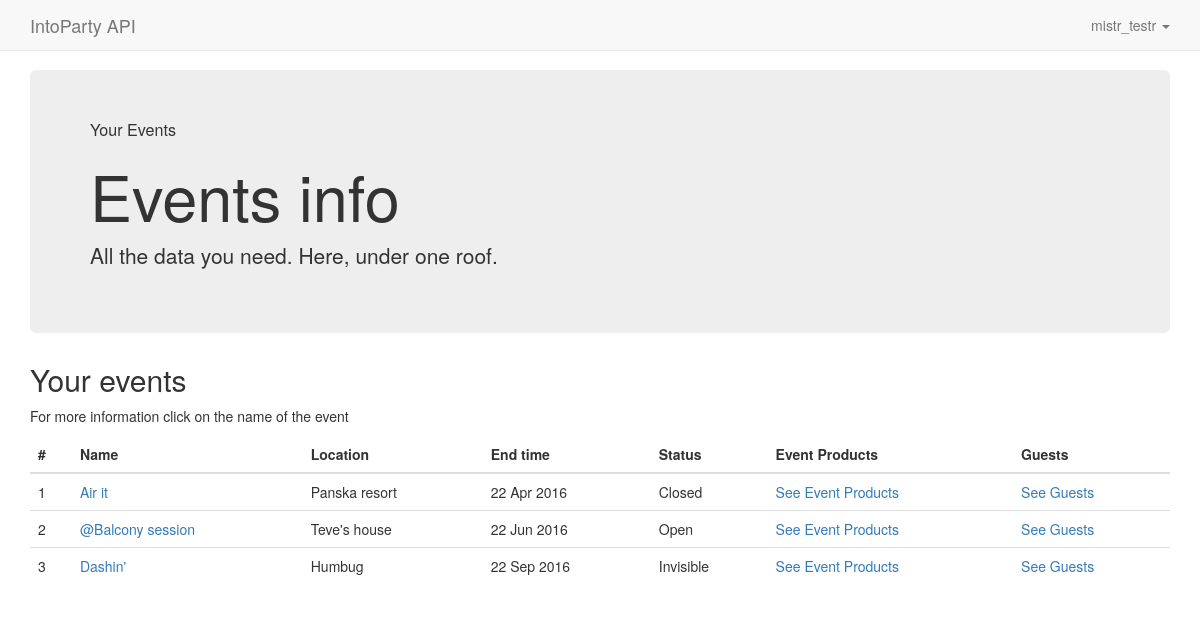
Screenshot of /events/ (signed in) with the database file from the repository.
### web/models.py (models this page shows, shortened)
class Event(models.Model):
  name = models.CharField(max_length=200)
  organizer = models.ForeignKey(User)
  location = models.CharField(max_length=100, blank=True)
  description = models.TextField(default='', blank=True)
  STATUS_CHOICES = (
      ('OP', 'Open'),
      ('CL', 'Closed'),
      ('IO', 'Invite Only'),
      ('IN', 'Invisible'),
    )
  status =  models.CharField(max_length=2, choices=STATUS_CHOICES, default='IN')
  start_time = models.DateTimeField(default=timezone.now)
  end_time =  models.DateTimeField()
  facebook_share_img_url = models.URLField(default='', blank=True)
  ticketshop_url = models.URLField(default='', blank=True)
  sold_out = models.BooleanField(default=False)

### web/views.py (the view)
# urls.py: url(r'^events/$', views.events, name='events'),
@login_required
def events(request):
  event_list = Event.objects.filter(organizer=request.user, ).order_by('end_time')
  context = {
    'event_list' : event_list,
  }
  return render(request, 'web/events.html', context)

### web/templatetags/breadcrumbs.py (called while the page is built, shortened)
@register.tag
def breadcrumb(parser, token):
  return BreadcrumbNode(token.split_contents()[1:])

def create_crumb(title, url=None):
  crumb = "/"
  if url:
    crumb = "<a href='%s'>%s</a> %s" % (url, title, crumb)
  else:
    crumb = "%s" %  (title)
  return crumb

  def render(self, context):
    title = self.vars[0].var
    if title.find("'")==-1 and title.find('"')==-1:
      try:
        val = self.vars[0]
        title = val.resolve(context)
      except:
        title = ''
    else:
      title=title.strip("'").strip('"')
      title=smart_text(title)
    url = None
    return create_crumb(title, url)

### web/templates/web/events.html (shortened to what this page needs)
{% extends 'web/base.html' %}
{% load breadcrumbs %}
{% block bread %}
  {% breadcrumb 'Your Events' %}
{% endblock %}
{% block jumbo %}
  <h1>Events info</h1>
  <p>All the data you need. Here, under one roof.</p>
{% endblock %}
{% block content %}
{% if event_list %}
  <h2>Your events</h2>
  <p>For more information click on the name of the event</p>
  <table class="table">
    <thead>
      <tr>
        <th>#</th>
        <th>Name</th>
        <th>Location</th>
        <th>End time</th>
        <th>Status</th>
        <th>Event Products</th>
        <th>Guests</th>
      </tr>
    </thead>
    <tbody>
      {% for event in event_list %}
        <tr>
          <td>{{ forloop.counter }}</td>
          <td><a href="{% url 'single_event' event_id=event.id %}">{{ event.name }}</a></td>
          <td>{{ event.location }}</td>
          <td>{{ event.end_time|date:"d M Y" }}</td>
          <td>{{ event.get_status_display }}</td>
          <td><a href="{% url 'event_products' event_id=event.id %}">See Event Products</a></td>
          <td><a href="{% url 'guests' event_id=event.id %}">See Guests</a></td>
        </tr>
      {% endfor %}
    </tbody>
  </table>
{% else %}
  <p>You currently do not have any events.</p>
{% endif %}
{% endblock %}

### web/templates/web/base.html (shortened to what this page needs)
{% load staticfiles %}
<!DOCTYPE html>
<html lang="en">
<head>
  <link rel="stylesheet" type="text/css" href="{% static 'web/css/style.css' %}" >
  <link rel="stylesheet" href="http://maxcdn.bootstrapcdn.com/bootstrap/3.3.6/css/bootstrap.min.css">
</head>
<body>
<nav class="navbar navbar-default navbar-fixed-top">
  <div class="container">
    <div class="navbar-header">
      <a class="navbar-brand" href="/">IntoParty API</a>
    </div>
    <ul class="nav navbar-nav navbar-right">
      <li class="dropdown">
        <a href="#" class="dropdown-toggle" data-toggle="dropdown" role="button" aria-haspopup="true" aria-expanded="false">{{ user.username }} <span class="caret"></span></a>
      </li>
    </ul>
  </div>
</nav>
<div class="container">
  <div class="jumbotron">
    <p class="route">{% block bread %}{% endblock %}</p>
    {% block jumbo %}{% endblock %}
  </div>
  {% block content %}{% endblock %}
</div>
</body>
</html>

### web/static/web/css/style.css (style rules this page uses)
body { padding-top: 70px; }
.jumbotron .route { font-size: 115%; }

### rows the page displays
Event: name "Air it", location "Panska resort", end_time "22 Apr 2016", status "Closed"
Event: name "@Balcony session", location "Teve's house", end_time "22 Jun 2016", status "Open"
Event: name "Dashin'", location "Humbug", end_time "22 Sep 2016", status "Invisible"

### other values shown
{{ user.username }} "mistr_testr"
